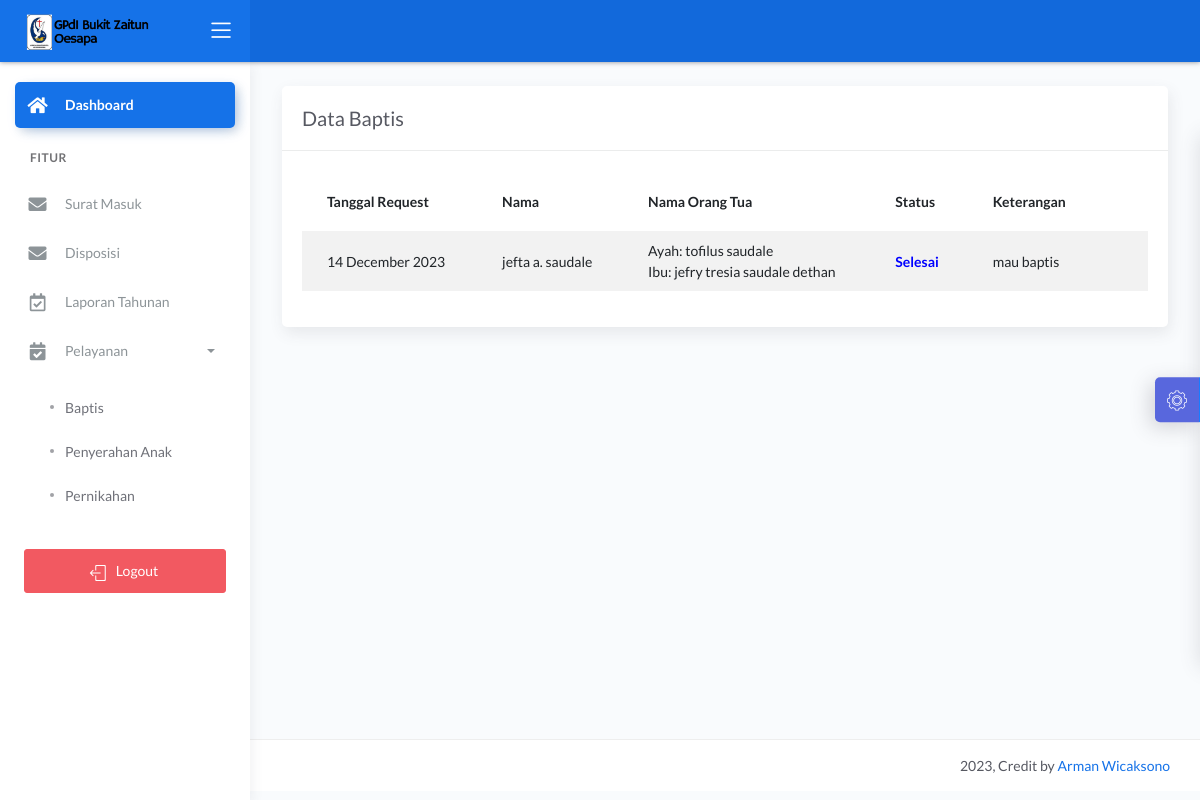
Page /dashboard/main2.php?halaman=tampil_baptis (signed in) on the committed database.
### tables this page shows
CREATE TABLE `baptis` (
  `id_baptis` int(5) NOT NULL,
  `no_surat` varchar(35) DEFAULT NULL,
  `tanggal_request` date NOT NULL,
  `nik` varchar(16) NOT NULL,
  `nama_ayah` varchar(50) NOT NULL,
  `nama_ibu` varchar(50) NOT NULL,
  `tanggal_baptis` date DEFAULT NULL,
  `nama_pendeta` varchar(50) DEFAULT NULL,
  `file_kartu_keluarga` varchar(50) DEFAULT NULL,
  `file_akta_kelahiran` varchar(50) DEFAULT NULL,
  `status` varchar(15) DEFAULT NULL,
  `keterangan` text
);

CREATE TABLE `jemaat` (
  `id_jemaat` int(11) NOT NULL,
  `tanggal_pendaftaran` date DEFAULT NULL,
  `nik` varchar(16) DEFAULT NULL,
  `nama` varchar(50) NOT NULL,
  `tempat_lahir` varchar(20) NOT NULL,
  `tanggal_lahir` date NOT NULL,
  `no_hp` varchar(12) NOT NULL,
  `jenis_kelamin` enum('Laki-laki','Perempuan') NOT NULL,
  `alamat` text NOT NULL,
  `status_j` int(11) NOT NULL,
  `ket` varchar(10) NOT NULL,
  `username` varchar(20) NOT NULL,
  `password` varchar(20) NOT NULL,
  `baptis` int(11) NOT NULL,
  `penyerahan` int(11) NOT NULL,
  `pernikahan` int(11) NOT NULL
);

### dashboard/tampil_baptis.php (the view, shortened to what this page needs)
<?php include '../konek.php';
$hak_akses = $_SESSION['hak_akses'];
?>
<link href="css/sweetalert.css" rel="stylesheet" type="text/css">
<div class="page-inner">
	<div class="row">
		<div class="col-md-12">
			<div class="card">
				<div class="card-header">
					<div class="d-flex align-items-center">
						<h4 class="card-title">Data Baptis</h4>
					</div>
				</div>
				<div class="card-body">
					<div class="table-responsive">
						<table id="add1" class="display table table-striped table-hover">
							<thead>
								<tr>
									<th>Tanggal Request</th>
									<th>Nama</th>
									<th>Nama Orang Tua</th>
									<th>Status</th>
									<th>Keterangan</th>
								</tr>
							</thead>
							<tbody>
								<?php
								if ($hak_akses == "Pemohon") {
									$sql = "SELECT * FROM baptis b natural join jemaat j  where b.nik = j.nik AND j.id_jemaat = '$nik_pemohon' ORDER BY b.tanggal_request DESC";
								}else {
									$sql = "SELECT * FROM baptis b natural join jemaat j where b.nik = j.nik ORDER BY b.tanggal_request DESC";
								}
								$query = mysqli_query($konek, $sql);
								while ($data = mysqli_fetch_array($query, MYSQLI_BOTH)) {
                                    $tgl = $data['tanggal_request'];
									$format = date('d F Y', strtotime($tgl));
									$nama = $data['nama'];
									$nama_ayah = $data['nama_ayah'];
									$nama_ibu = $data['nama_ibu'];
									$status = $data['status'];
									if (isset($data['tanggal_baptis'])) {
										$tanggal_baptis = $data['tanggal_baptis'];
										$format2 = date('d F Y', strtotime($tanggal_baptis));
									}else {
										$format2 = "-";
									}
									if (isset($data['nama_pendeta'])) {
										$nama_pendeta = $data['nama_pendeta'];
									}else {
										$nama_pendeta = "-";
									}
									if (isset($data['keterangan'])) {
										$keterangan = $data['keterangan'];
									}else {
										$keterangan = "-";
									}
									if ($status == "3") {
										$status = "<b style='color:red'>Ditolak</b>";
									} elseif ($status == "2") {
										$status = "<b style='color:blue'>Selesai</b>";
									}elseif ($status == "1") {
										$status = "<b style='color:black'>Diproses</b>";
									}elseif ($status == "0") {
										$status = "<b style='color:black'>Verifikasi Data</b>";
									}
								?>
									<tr>
										<td><?php echo $format; ?></td>
										<td><?php echo $nama; ?></td>
										<td><?php echo "Ayah: ".$nama_ayah ."<br>Ibu: ". $nama_ibu; ?></td>
										<td><?php if ($status == "<b style='color:black'>Diproses</b>") {
											echo $status."<br>Tgl Baptis:".$format2 ."<br> Pendeta:". $nama_pendeta;
										} else {echo $status; } ?></td>
										<td><?php echo $keterangan; ?></td>
										<td>
										</td>
									</tr>
								<?php
								}
								?>
							</tbody>
						</table>
					</div>
				</div>
			</div>
		</div>
	</div>
</div>

### rows in the picture
baptis: tanggal_request "14 December 2023", jemaat.nama "jefta a. saudale", nama_ayah "tofilus saudale", nama_ibu "jefry tresia saudale dethan", status "Selesai", keterangan "mau baptis"
